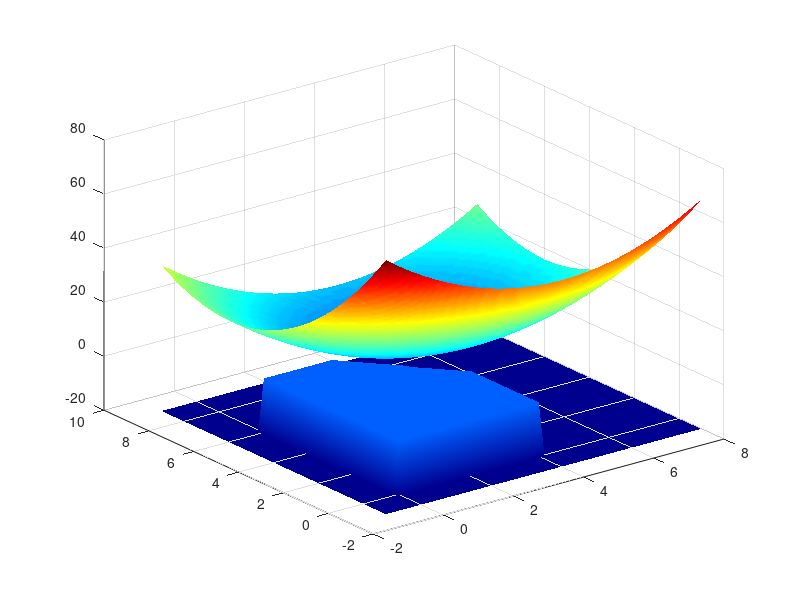
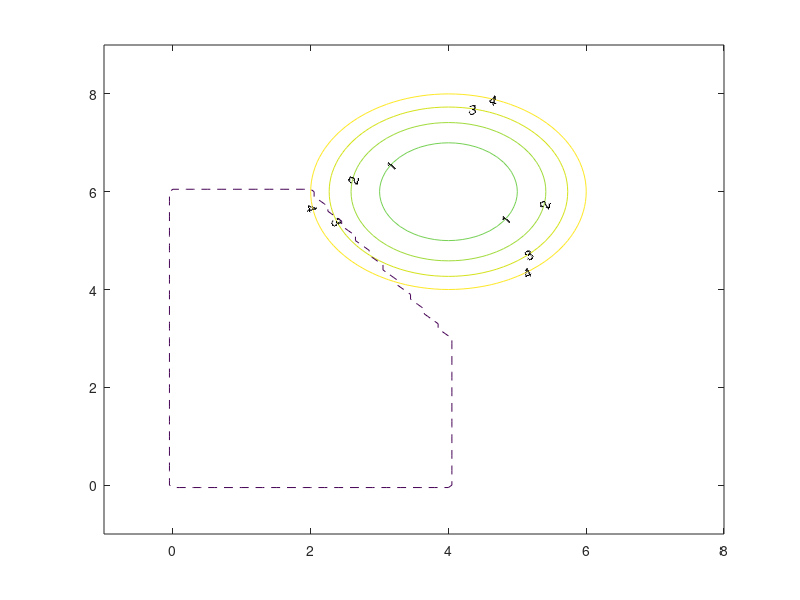

Write the MATLAB code that produced these figures, in order.
%Example 1.1+1.2
eps=0.1;
x=-1:eps:8;
y=-1:eps:9;
[xx,yy]=meshgrid(x,y);
ff=(xx-4).^2+(yy-6).^2;%Example 1.1
%ff=(xx-2).^2+(yy-2).^2;%Example 1.2
region=(xx>=0)&(yy>=0)&(xx<=4)&(yy<=6)&(3*xx+2*yy<=18);
%region=min(min(min(min((xx>=0),(yy>=0)),(xx<=4)),(yy<=6)), (3*xx+2*yy<=18));
region=double(region)*20-20;
figure
surf(xx,yy,ff)
colormap(jet)
hold on
surf(xx,yy,region)
shading interp 
hold off

figure
contour(xx,yy,ff,0:1:4,'ShowText','on')
hold on
contour(xx,yy,region,1,'--')


% [gx,gy]=gradient(ff,eps,eps);
% 
% quiver(x,y,gx,gy)
hold off




